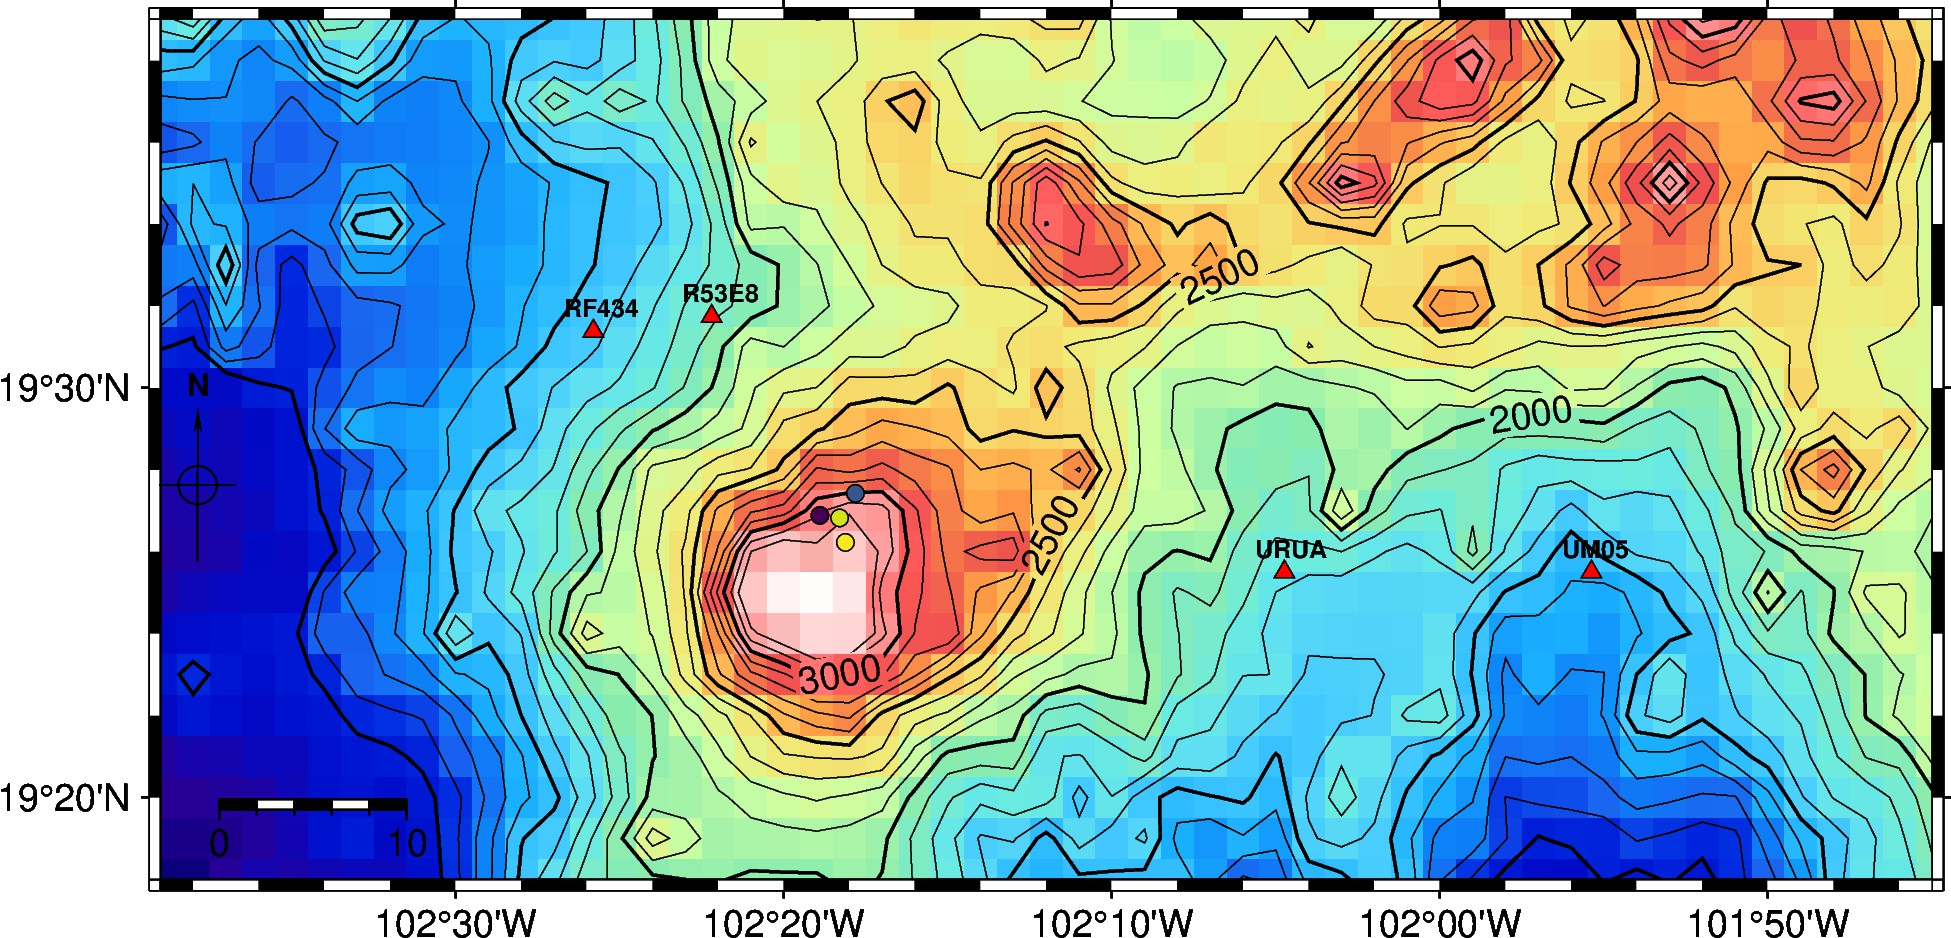

Write Python code to recreate this figure.
import pygmt 
import pandas as pd

# firstly we need to import the coodinates of the stations
data = pd.read_csv("estaciones.txt", sep = " ", names=["name","latitude", "longitude"])

#Earthquakes Mw>4.0
sismos = pd.read_csv("sismos.txt", sep = " ", names=["latitude", "longitude", "km"])

# Load sample earth relief data
grid = pygmt.datasets.load_earth_relief(resolution="01m", region=[-102.65, -101.75, 19.30, 19.65])

fig = pygmt.Figure()

#Color

fig.grdimage(
   grid=grid,
    cmap="haxby",
    projection="Y35/30/15c",
    frame=True,
)

fig.grdcontour(
    annotation=500,
    interval=100,
    grid=grid,
    limit=[1000, 3200],
    frame=True,
)



# plot stations 
fig.plot(
    x=data.longitude, y=data.latitude, style='"t0.2c"', 
    color='red', pen='black',
    )

#station names
fig.text(textfiles=None,x=data.longitude-0.015, y=data.latitude+0.0095, position=None,text=data.name,  
 angle=0, font='6p,Helvetica-Bold,black', justify='LM')




pygmt.makecpt(cmap="viridis",
    series=[sismos.km.min(), 
            sismos.km.max()])

#Plotting earthquakes
fig.plot(x=sismos.longitude, y=sismos.latitude,
         fill=sismos.km,
         cmap=True,
         style="c0.15c", pen="black")


with pygmt.config(FONT_TITLE=8):
    fig.basemap(rose="jTL+w1.3c+lO,W,N,N+o-0.01c/3c", map_scale="jBL+w10k+o0.5c/0.5c+f") 



fig.savefig("relieve.jpg")